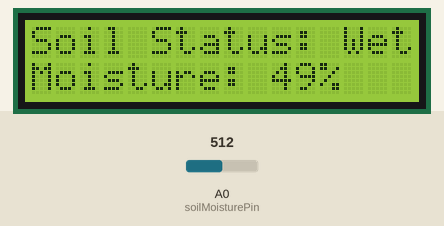
Simulated run of this sketch. Board: Arduino Uno, built with avr-gcc and run on an emulated ATmega328P. Parts: 16×2 character LCD. The inputs (shaded band) are chosen by the test bench; at power-on: A0 (soilMoisturePin) = 512.

Above: at 1.2 s.
1.3 s: A0 (soilMoisturePin) set to 699
At 2.6 s:
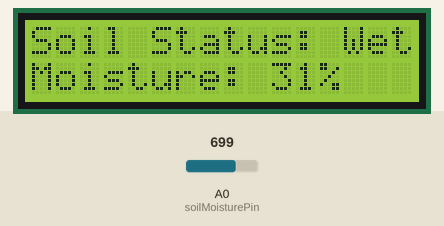
3.7 s: A0 (soilMoisturePin) set to 735
At 5.0 s:
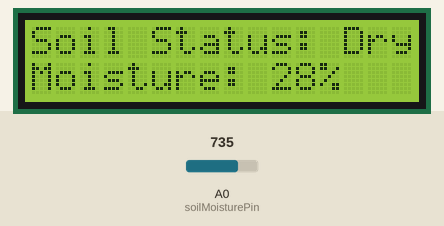
5.8 s: A0 (soilMoisturePin) set to 716
At 7.6 s:
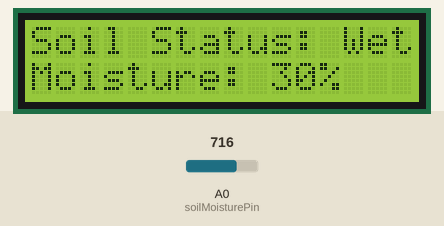
Timing chart, 0 to 9.1 s (numbered marks = the images above; inputs shaded):
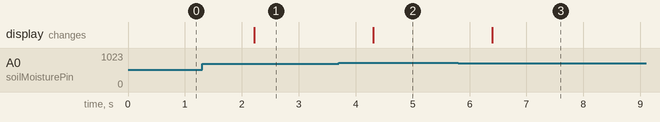

Measured:
- the behaviour switches between 716 and 717 on A0 (soilMoisturePin) (found by bisection; images 1 and 2)
- after the input at 1.3 s, the display: changes after 0.92 s (image 1)
- after the input at 3.7 s, the display: changes after 0.61 s (image 2)
- after the input at 5.8 s, the display: changes after 0.60 s (image 3)

The sketch:

sensor-kelembapan.ino
```cpp
#include <Wire.h>
#include <LiquidCrystal_I2C.h>

LiquidCrystal_I2C lcd(0x27, 16, 2);
const int soilMoisturePin = A0; // Pin analog untuk sensor kelembapan tanah
const int pumpPin = 7; //Pin pompa air

void setup() {
  Serial.begin(9600);
  lcd.init(); // Inisialisasi LCD
  lcd.backlight(); // Aktifkan pencahayaan LCD
  lcd.setCursor(0, 0);
  lcd.print("Soil Moisture:");
  lcd.setCursor(0, 1);
}

void loop() {
  int soilMoistureValue = analogRead(soilMoisturePin); //Deklarasi variabel soilMoist & Baca nilai kelembapan tanah
  int soilMoisturePercent = map(soilMoistureValue, 1023, 0, 0, 100); // Konversi nilai analog menjadi persentase

  // Menampilkan nilai kelembapan pada LCD
  lcd.setCursor(0, 1);
  lcd.print("                "); // Menghapus baris sebelumnya
  lcd.setCursor(0, 1);
  lcd.print("Moisture: ");
  lcd.print(soilMoisturePercent); //Menampilkan value dari variabel soilMoist
  lcd.print("%");

  // Menentukan tanah kering atau basah berdasarkan nilai kelembapan
  if (soilMoisturePercent < 30) { //Jika kelembapan kurang dari 30% maka:
    lcd.setCursor(0, 0);
    lcd.print("Soil Status: Dry  ");
    digitalWrite(pumpPin, HIGH); //Pompa air nyala
  } else { //Jika kelembapan lebih dari 30% maka:
    lcd.setCursor(0, 0);
    lcd.print("Soil Status: Wet  ");
    digitalWrite(pumpPin, LOW); //Pompa air mati
  }

  delay(1000); //delay 1 detik
}
```
